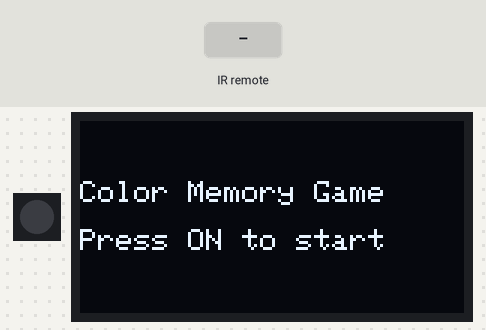
The sketch below on a simulated ESP8266 (NodeMCU). On the bench: 1 RGB LEDs in strip order, left to right, 128×64 one-colour display. The inputs (shaded band) are chosen by the test bench. Random numbers use the default seed unless the sketch sets one; what the sketch prints to the serial monitor is not drawn.

Above: at 1.2 s.
1.3 s: infrared code 0x1FE48B7 received
At 3.2 s:
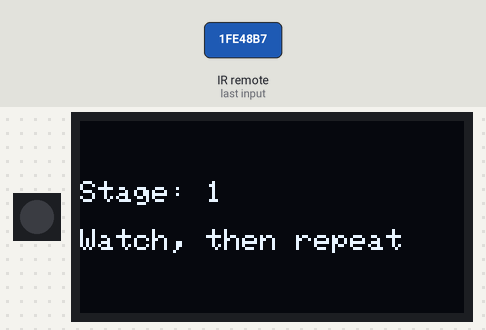
3.5 s: infrared code 0x1FE58A7 received
At 4.0 s:
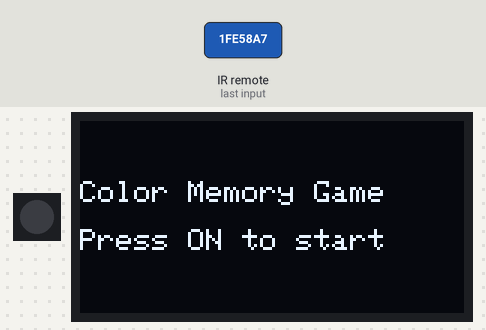
5.0 s: infrared code 0x1FE48B7 received
At 12.6 s:
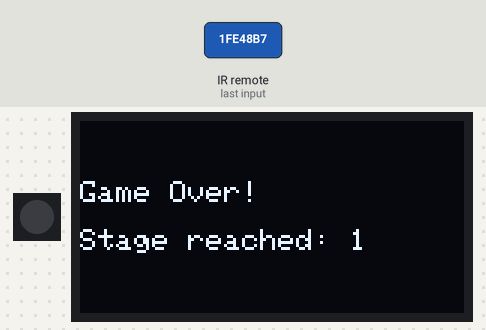
Timing chart, 0 to 13.2 s (numbered marks = the images above; inputs shaded):
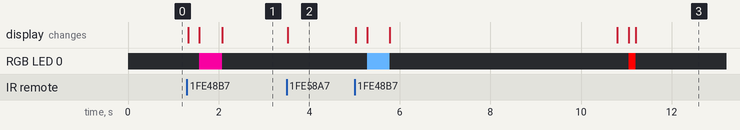

The sketch:

color_memory_game.ino
```cpp
// color_memory_game.ino
//
// 手持ちの部品で作る色記憶ゲーム (Simon Says方式):
//   - ESP32 (ideaspark WROOM-32 + OLED 開発ボード)
//   - 分解した100均RGBパック基板 (CHS005RGB-02) から流用する IR受信部 と WS2812系LED (D1)
//   - 18ボタンのIRリモコン(うち12個の色ボタンを使用)
//
// ルール:
//   ONボタンでスタート。LEDが色のシーケンスを1つずつ再生するので、
//   同じ順番でリモコンの色ボタンを押して再現する。正解するたびに
//   シーケンスが1色ずつ伸びていく。間違えるかタイムアウトするとゲームオーバー。
//   OLEDに現在のステージ数/ゲームオーバー時の到達ステージを表示する。
//   OFFボタンでいつでも中断してタイトル画面に戻る。
//   Wi-Fi/ネットワークは使わない、完全オフライン動作。
//
// 必要なライブラリ (Arduino IDE の Library Manager からインストール):
//   - IRremoteESP8266  (作者: crankyoldgit)
//   - Adafruit NeoPixel
//   - Adafruit SSD1306
//   - Adafruit GFX Library
//
// 配線 (パックの基板から3+3本を引き出してESP32のブレッドボードに接続):
//   IR受信部 (パック基板の黒い3本足の部品)  VCC -> ESP32 3V3
//   IR受信部                                GND -> ESP32 GND
//   IR受信部                                OUT -> ESP32 IR_RECV_PIN (下記で指定)
//   D1 (WS2812 LED)                         VCC -> ESP32 3V3 (実測電圧に応じて5V/VINでも可)
//   D1 (WS2812 LED)                         GND -> ESP32 GND
//   D1 (WS2812 LED)                         DIN -> ESP32 LED_PIN (下記で指定)
//   OLED はボードにオンボード実装済み(I2C)。実機のI2Cスキャンで SDA=21 SCL=22 (アドレス0x3C)
//   と確認済み(firmware/oled_i2c_scan/oled_i2c_scan.ino で検証)。
//
// セットアップ手順:
//   1. このスケッチを書き込んだ後、シリアルモニタ(115200bps)を開く
//   2. リモコンの12個の色ボタンとON/OFFボタンを1つずつ押し、表示される
//      IRコード(0x...)を COLORS[] テーブルと BTN_ON_CODE / BTN_OFF_CODE に反映する
//   3. 各ボタンの印字色に合わせて COLORS[] の r,g,b を微調整する

#include <Adafruit_GFX.h>
#include <Adafruit_NeoPixel.h>
#include <Adafruit_SSD1306.h>
#include <IRrecv.h>
#include <IRremoteESP8266.h>
#include <IRutils.h>
#include <Wire.h>

// ---- ピン設定 (実機に合わせて要確認・要調整) ----
constexpr uint8_t IR_RECV_PIN = 27;
constexpr uint8_t LED_PIN = 26;
constexpr uint16_t NUM_LEDS = 1;
constexpr int OLED_SDA_PIN = 21;  // 実機のI2Cスキャンで確認済み (SDA=21 SCL=22 -> 0x3C)
constexpr int OLED_SCL_PIN = 22;
constexpr uint8_t OLED_WIDTH = 128;
constexpr uint8_t OLED_HEIGHT = 64;
constexpr uint8_t OLED_ADDR = 0x3C;

// ---- リモコンのボタンコード (TODO: シリアルモニタで確認した実際の値に置き換える) ----
// 実機のシリアルモニタで確認済みの実コード
constexpr uint32_t BTN_ON_CODE = 0x1FE48B7;
constexpr uint32_t BTN_OFF_CODE = 0x1FE58A7;
constexpr uint32_t IR_REPEAT_CODE = 0xFFFFFFFF;

// 未使用だが参考: Mode=0x1FE7887, 4H=0x1FE807F, 8H=0x1FE40BF, MultiColor=0x1FEC03F

struct ColorButton {
  const char* name;
  uint32_t irCode;
  uint8_t r, g, b;
};

// 実機のシリアルモニタで確認済みの実コード。RGB値は各ボタンの印字色に近い仮値なので
// 実際の見た目に合わせて微調整してよい。
ColorButton COLORS[12] = {
    {"Red", 0x1FE20DF, 255, 0, 0},
    {"Green", 0x1FEA05F, 0, 180, 0},
    {"Blue1", 0x1FE609F, 0, 0, 255},
    {"Orange", 0x1FEE01F, 230, 120, 0},
    {"Lime", 0x1FE10EF, 150, 200, 0},
    {"Purple1", 0x1FE906F, 128, 0, 200},
    {"Yellow", 0x1FE50AF, 220, 200, 0},
    {"SkyBlue", 0x1FED827, 100, 180, 255},
    {"Pink", 0x1FEF807, 230, 0, 150},
    {"LightPink", 0x1FE30CF, 200, 150, 200},
    {"Blue2", 0x1FEB04F, 0, 80, 220},
    {"Purple2", 0x1FE708F, 90, 0, 160},
};
constexpr uint8_t NUM_COLORS = 12;

constexpr uint8_t MAX_SEQUENCE = 64;
constexpr unsigned long SHOW_ON_MS = 500;
constexpr unsigned long SHOW_GAP_MS = 250;
constexpr unsigned long FEEDBACK_MS = 200;
constexpr unsigned long INPUT_TIMEOUT_MS = 5000;

enum GameState { IDLE, SHOWING, WAITING_INPUT, GAME_OVER };

IRrecv irrecv(IR_RECV_PIN);
decode_results results;
Adafruit_NeoPixel pixel(NUM_LEDS, LED_PIN, NEO_GRB + NEO_KHZ800);
Adafruit_SSD1306 display(OLED_WIDTH, OLED_HEIGHT, &Wire, -1);

GameState state = IDLE;
uint8_t sequence[MAX_SEQUENCE];
uint8_t sequenceLength = 0;
uint8_t showIndex = 0;
uint8_t inputIndex = 0;
unsigned long lastActionMillis = 0;
bool ledIsOn = false;

void setLed(uint8_t r, uint8_t g, uint8_t b) {
  pixel.setPixelColor(0, pixel.Color(r, g, b));
  pixel.show();
}

void ledOff() { setLed(0, 0, 0); }

void drawCentered(const String& line1, const String& line2) {
  display.clearDisplay();
  display.setTextSize(1);
  display.setTextColor(SSD1306_WHITE);
  display.setCursor(0, 20);
  display.println(line1);
  display.setCursor(0, 36);
  display.println(line2);
  display.display();
}

void showIdleScreen() { drawCentered("Color Memory Game", "Press ON to start"); }

void showStageScreen() {
  drawCentered("Stage: " + String(sequenceLength), "Watch, then repeat");
}

void showGameOverScreen() {
  drawCentered("Game Over!", "Stage reached: " + String(sequenceLength));
}

void startGame() {
  sequenceLength = 0;
  addRandomColor();
  beginShowing();
}

void addRandomColor() {
  sequence[sequenceLength] = random(0, NUM_COLORS);
  sequenceLength++;
}

void beginShowing() {
  state = SHOWING;
  showIndex = 0;
  ledOff();
  showStageScreen();
  lastActionMillis = millis();
  ledIsOn = false;
}

void beginInput() {
  state = WAITING_INPUT;
  inputIndex = 0;
  ledOff();
  lastActionMillis = millis();
}

void goGameOver() {
  state = GAME_OVER;
  ledOff();
  showGameOverScreen();
  setLed(255, 0, 0);
  delay(150);
  ledOff();
  delay(100);
  setLed(255, 0, 0);
  delay(150);
  ledOff();
  delay(100);
  setLed(255, 0, 0);
  delay(150);
  ledOff();
  lastActionMillis = millis();
}

void goIdle() {
  state = IDLE;
  ledOff();
  showIdleScreen();
}

int8_t colorIndexForCode(uint32_t code) {
  for (uint8_t i = 0; i < NUM_COLORS; i++) {
    if (COLORS[i].irCode == code) return i;
  }
  return -1;
}

void handleShowing() {
  unsigned long elapsed = millis() - lastActionMillis;
  if (ledIsOn) {
    if (elapsed >= SHOW_ON_MS) {
      ledOff();
      ledIsOn = false;
      lastActionMillis = millis();
      showIndex++;
      if (showIndex >= sequenceLength) {
        beginInput();
      }
    }
  } else {
    if (elapsed >= SHOW_GAP_MS) {
      ColorButton& c = COLORS[sequence[showIndex]];
      setLed(c.r, c.g, c.b);
      ledIsOn = true;
      lastActionMillis = millis();
    }
  }
}

void handleInputCode(uint32_t code) {
  int8_t idx = colorIndexForCode(code);
  if (idx < 0) return;  // not a color button, ignore

  lastActionMillis = millis();
  if (idx == sequence[inputIndex]) {
    ColorButton& c = COLORS[idx];
    setLed(c.r, c.g, c.b);
    delay(FEEDBACK_MS);
    ledOff();
    inputIndex++;
    if (inputIndex >= sequenceLength) {
      // round clear: brief success flash
      for (uint8_t i = 0; i < 3; i++) {
        setLed(0, 255, 0);
        delay(100);
        ledOff();
        delay(80);
      }
      addRandomColor();
      beginShowing();
    }
  } else {
    goGameOver();
  }
}

void setup() {
  Serial.begin(115200);
  randomSeed(analogRead(0));

  pixel.begin();
  ledOff();

  Wire.begin(OLED_SDA_PIN, OLED_SCL_PIN);
  if (!display.begin(SSD1306_SWITCHCAPVCC, OLED_ADDR)) {
    Serial.println("OLED init failed");
  }
  display.setRotation(0);

  irrecv.enableIRIn();

  goIdle();
}

void loop() {
  if (irrecv.decode(&results)) {
    uint32_t code = (uint32_t)results.value;
    if (code != IR_REPEAT_CODE) {
      Serial.print("IR code: 0x");
      Serial.println(code, HEX);

      if (code == BTN_OFF_CODE) {
        goIdle();
      } else if (state == IDLE && code == BTN_ON_CODE) {
        startGame();
      } else if (state == WAITING_INPUT) {
        handleInputCode(code);
      } else if (state == GAME_OVER && code == BTN_ON_CODE) {
        startGame();
      }
    }
    irrecv.resume();
  }

  if (state == SHOWING) {
    handleShowing();
  } else if (state == WAITING_INPUT) {
    if (millis() - lastActionMillis >= INPUT_TIMEOUT_MS) {
      goGameOver();
    }
  }
}
```

Measured:
- after the input at 1.3 s, RGB LED 0: off → RGB(230, 0, 150) after 0.28 s, → off 0.50 s later; the display: changes at once (image 1)
- after the input at 3.5 s, the display: changes at once (image 2)
- after the input at 5.0 s, RGB LED 0: off → RGB(100, 180, 255) after 0.28 s, → off 0.50 s later, → RGB(255, 0, 0) 5.3 s later, → off 0.15 s later; the display: first changes at once (image 3 shows a later state)
